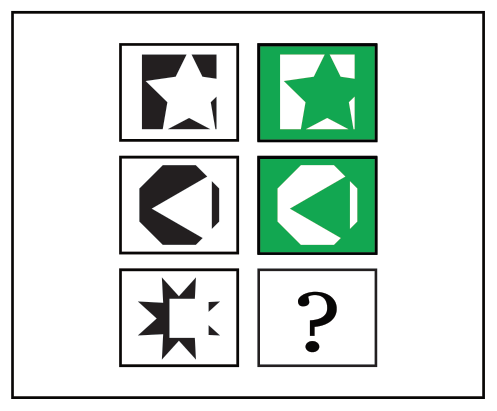
#> input picture site/books/g2-nnat-c/test1/q14_m.png, 497 x 411 px
$ python -i extract_scan.py   (imports and definitions only)
#> lines starting #> are read from the running program, lines starting #| are printed output that depends on the picture; after the words box and inside, x2 and y2 are one past the last pixel; in counts of white or black regions, pixels touching at a corner belong together
#> further down, picture is the input picture: shape (411, 497, 3); mean B, G, R 218.4, 224.8, 214
"""Extract NNAT questions from a SCANNED Gateway Gifted book (no text layer).

Each PDF page is a two-page spread scanned sideways. After rotating, each book page holds
two questions stacked vertically: a large matrix box, then a row of five option boxes with
answer bubbles underneath. Boxes are found by their dark outlines with OpenCV.

usage: python extract_scan.py <pdf> <book_id> <config.json> [--limit N] [--debug DIR]

config.json:
{
  "rotate": 90,                       # rotation that makes the spread upright
  "dpi": 200,
  "tests": [ {"name": "Practice Test 1", "pages": [9, 21], "answers": "E D B C A ..."} ],
  "skip_pages": [],                   # pdf pages inside the ranges that hold no questions
  "explanations": {"1": {"4": "Note the kind of shape ..."}}   # optional, per test index
}
Question numbering runs through each test in reading order: left page top, left page
bottom, right page top, right page bottom.
"""
import sys, os, json
import numpy as np
import cv2
import pymupdf

pdf_path, book_id, cfg_path = sys.argv[1], sys.argv[2], sys.argv[3]
limit = int(sys.argv[sys.argv.index('--limit') + 1]) if '--limit' in sys.argv else None
debug_dir = sys.argv[sys.argv.index('--debug') + 1] if '--debug' in sys.argv else None
dry = '--dry' in sys.argv   # only report how many questions are found per page
# [1 line not run here, left out]
out_root = os.path.join(os.path.dirname(__file__), '..', 'docs', 'books', book_id)
# [1 line that did not run here, left out]
# [1 line that did not run here, left out]
# [1 line that did not run here, left out]
# [1 line that did not run here, left out]
# [1 line that did not run here, left out]

# [1 line not run here, left out]


# [6 lines left out: function render, not called in this run]


def find_boxes(img):
    """Return list of (x, y, w, h) for rectangles drawn with an outline (dark or faint gray)."""
    gray = cv2.cvtColor(img, cv2.COLOR_BGR2GRAY)
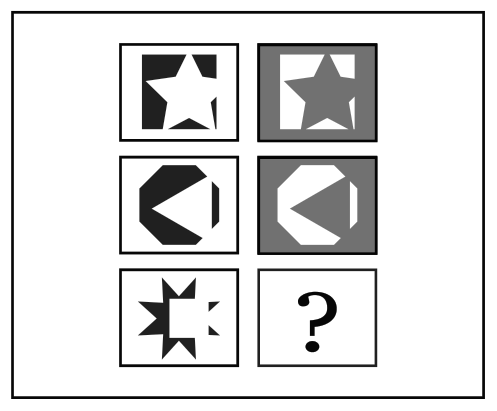
#> gray: shape (411, 497); min 4, max 255, mean 220.9
    dark = (gray < 110).astype(np.uint8) * 255
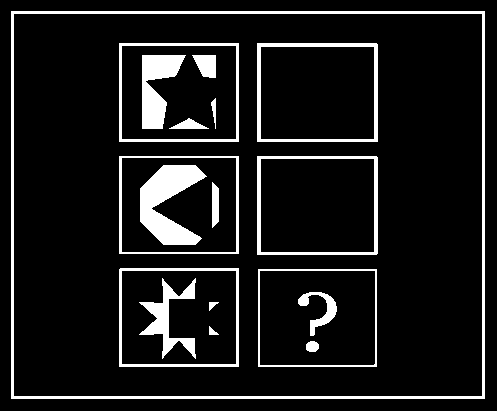
#> dark: shape (411, 497); 10.1% white; 18 white regions, largest, box (x1, y1, x2, y2) and area: (11, 11, 485, 399) 5136, (140, 165, 207, 245) 2907, (142, 55, 186, 129) 1830
    # faint gray outlines: threshold relative to the local background
    faint = cv2.adaptiveThreshold(gray, 255, cv2.ADAPTIVE_THRESH_MEAN_C, cv2.THRESH_BINARY_INV, 31, 12)
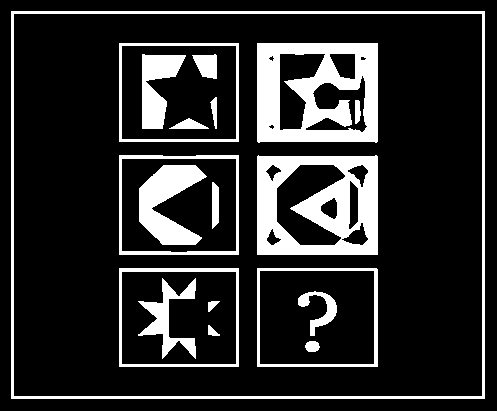
#> faint: shape (411, 497); 17.1% white; 19 white regions, largest, box (x1, y1, x2, y2) and area: (257, 43, 378, 143) 7962, (257, 155, 378, 255) 7708, (11, 11, 485, 399) 5136
    mask = cv2.bitwise_or(dark, faint)
    mask = cv2.morphologyEx(mask, cv2.MORPH_CLOSE, np.ones((3, 3), np.uint8))
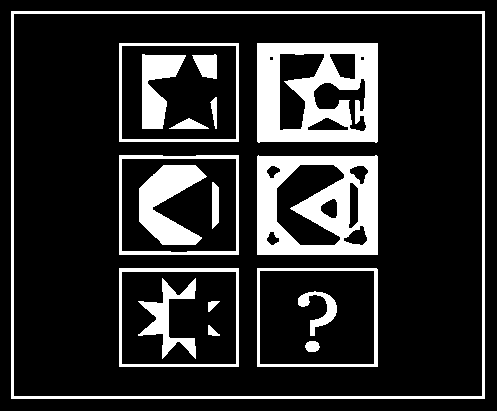
#> mask: shape (411, 497); 17.1% white; 18 white regions
    contours, _ = cv2.findContours(mask, cv2.RETR_LIST, cv2.CHAIN_APPROX_SIMPLE)
#> contours = 36 contours, 2 with area under 20; largest, box (x1, y1, x2, y2) and area: (11, 11, 485, 399) 183051, (13, 13, 483, 397) 179625, (257, 43, 378, 143) 11764, (257, 155, 378, 255) 11763, (257, 268, 378, 367) 11760
    H, W = gray.shape
#> H = 411; W = 497
    boxes = []
    for c in contours:
        x, y, w, h = cv2.boundingRect(c)
        if w < 0.35 * DPI or h < 0.25 * DPI:
            continue
        if w > 0.38 * W or h > 0.45 * H:          # page folds / spine shadows
            continue
        if cv2.contourArea(c) < 0.6 * w * h:      # must trace a frame, not a squiggle
            continue
        boxes.append((x, y, w, h))
#> this loop made 1 pass
#> (x, y, w, h) on pass 1: (305, 341, 15, 11)
#> after the loop, boxes = []
    boxes.sort(key=lambda b: -(b[2] * b[3]))
    keep = []
    for b in boxes:
        x, y, w, h = b
        if any(abs(x - k[0]) < 0.08 * DPI and abs(y - k[1]) < 0.08 * DPI and abs(w - k[2]) < 0.15 * DPI and abs(h - k[3]) < 0.15 * DPI for k in keep):
            continue
        keep.append(b)
    return keep


# [185 lines left out: functions complete_row, group_questions, grow_to_ink, crop, not called in this run]


def save(path, im):
    cv2.imwrite(path, im, [cv2.IMWRITE_JPEG_QUALITY, JPG_Q])


book = {'id': book_id, 'ext': 'jpg', 'tests': []}
count = 0


# [27 lines left out: functions process_pages, emit, not called in this run]


# [55 lines not run here, left out]

>>> import cv2
>>> picture = cv2.imread('../site/books/g2-nnat-c/test1/q14_m.png')
#> (the run stopped early here; a loop or call above may not have finished)

$ run again, on site/books/g2-nnat-c/test1/q32_m.png
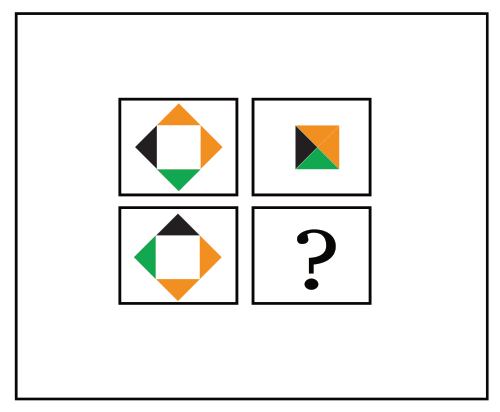
#> input picture site/books/g2-nnat-c/test1/q32_m.png, 500 x 412 px
#> picture is the input picture: shape (412, 500, 3); mean B, G, R 236.9, 239.1, 239.6
#> in find_boxes, `dark = (gray < 110).astype(np.uint8) * 255`:
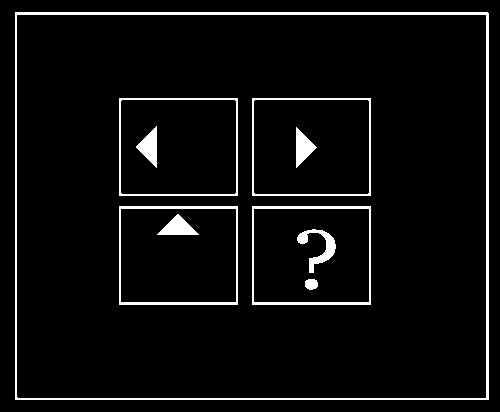
#> dark: shape (412, 500); 5% white; 10 white regions, largest, box (x1, y1, x2, y2) and area: (15, 12, 489, 400) 4285, (119, 206, 238, 305) 1086, (252, 206, 371, 305) 1086
#> in find_boxes, `faint = cv2.adaptiveThreshold(gray, 255, cv2.ADAPTIVE_THRESH_MEAN_C, c..`:
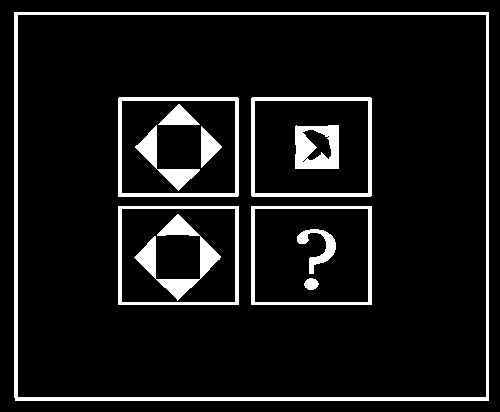
#> faint: shape (412, 500); 8.9% white; 12 white regions, largest, box (x1, y1, x2, y2) and area: (14, 12, 489, 401) 5996, (134, 214, 221, 301) 1928, (118, 97, 239, 197) 1701
#> mask: shape (412, 500); 8.9% white; 10 white regions
#> contours = 16 contours; largest, box (x1, y1, x2, y2) and area: (14, 12, 489, 401) 183910, (17, 14, 487, 398) 179625, (118, 97, 239, 197) 11878, (251, 97, 372, 197) 11878, (251, 206, 372, 305) 11760
#> the loop in find_boxes, `for c in contours:` made 1 pass
#> (x, y, w, h) on pass 1: (304, 278, 15, 12)
#> after the loop in find_boxes, `for c in contours:`: boxes = []

$ run again, on site/books/g2-nnat-c/test1/q43_m.png
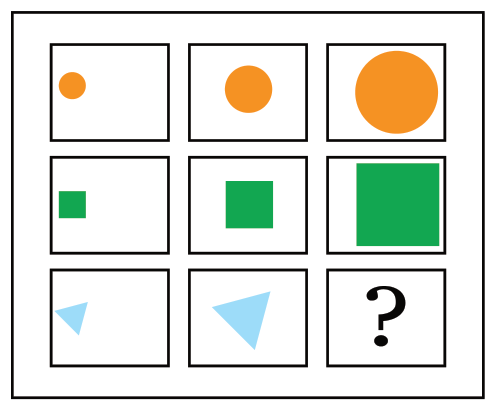
#> input picture site/books/g2-nnat-c/test1/q43_m.png, 497 x 411 px
#> picture is the input picture: shape (411, 497, 3); mean B, G, R 218.6, 226.7, 222.9
#> in find_boxes, `dark = (gray < 110).astype(np.uint8) * 255`:
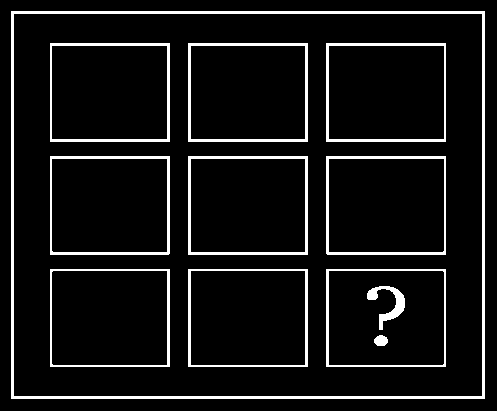
#> dark: shape (411, 497); 7.9% white; 12 white regions, largest, box (x1, y1, x2, y2) and area: (11, 11, 485, 399) 5136, (188, 43, 308, 142) 1278, (188, 156, 308, 255) 1278
#> in find_boxes, `faint = cv2.adaptiveThreshold(gray, 255, cv2.ADAPTIVE_THRESH_MEAN_C, c..`:
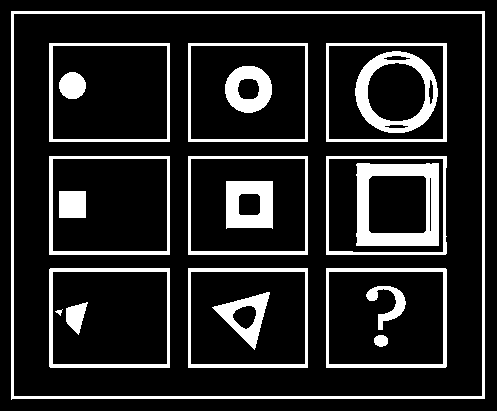
#> faint: shape (411, 497); 15.1% white; 21 white regions, largest, box (x1, y1, x2, y2) and area: (11, 11, 485, 400) 5137, (356, 163, 439, 246) 3472, (355, 51, 438, 133) 2439
#> mask: shape (411, 497); 15.2% white; 20 white regions
#> contours = 38 contours; largest, box (x1, y1, x2, y2) and area: (11, 11, 485, 400) 183052, (13, 13, 483, 397) 179625, (326, 268, 447, 368) 11879, (49, 268, 170, 368) 11879, (188, 268, 308, 368) 11781
#> the loop in find_boxes, `for c in contours:` made 1 pass
#> (x, y, w, h) on pass 1: (374, 335, 14, 12)
#> after the loop in find_boxes, `for c in contours:`: boxes = []
